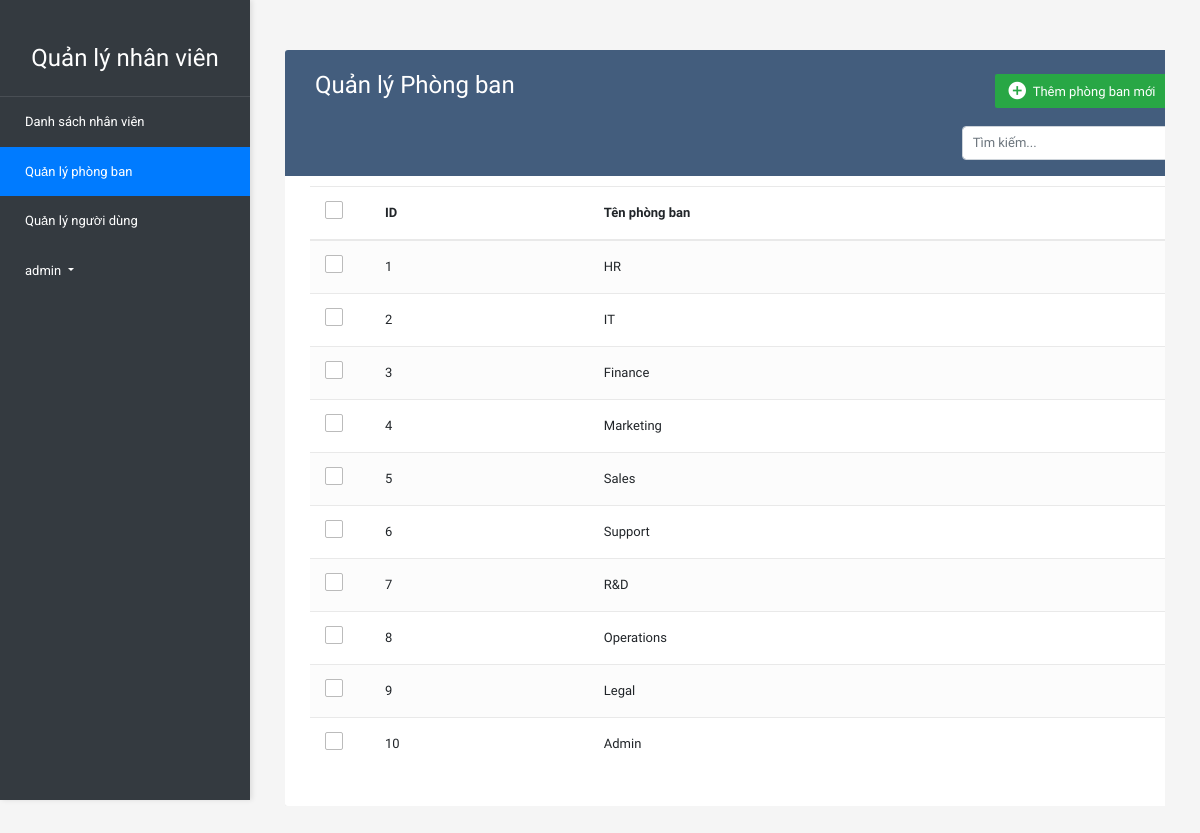
/Department/departments.php (signed in), run on the app's committed database.
### tables this page shows
CREATE TABLE `departments` (
  `id` int(11) NOT NULL,
  `name` varchar(100) NOT NULL,
  `location` varchar(255) DEFAULT NULL
);

### Department/departments.php (the view, shortened to what this page needs)
<?php
require_once '../db_connect.php';
$search = isset($_GET['search']) ? $_GET['search'] : '';
$sql = "SELECT * FROM departments";
$stmt = $conn->prepare($sql);
$stmt->execute();
?>
<!DOCTYPE html>
<html lang="en">
<head>
    <link rel="stylesheet" href="https://stackpath.bootstrapcdn.com/bootstrap/4.5.0/css/bootstrap.min.css">
    <link rel="stylesheet" href="https://maxcdn.bootstrapcdn.com/font-awesome/4.7.0/css/font-awesome.min.css">
    <link rel="stylesheet" href="../style2.css">
</head>
<body>
<div class="sidebar">
    <div class="sidebar-brand">Quản lý nhân viên</div>
    <ul class="nav flex-column">
        <li class="nav-item">
            <a class="nav-link<?php echo basename($_SERVER['PHP_SELF']) == 'dashboard.php' ? ' active' : ''; ?>" href="<?php echo BASE_URL; ?>Employee/dashboard.php">Danh sách nhân viên</a>
        </li>
        <?php if ($_SESSION['role'] == 'admin') { ?>
        <li class="nav-item">
            <a class="nav-link<?php echo basename($_SERVER['PHP_SELF']) == 'departments.php' ? ' active' : ''; ?>" href="<?php echo BASE_URL; ?>Department/departments.php">Quản lý phòng ban</a>
        </li>
        <li class="nav-item">
            <a class="nav-link<?php echo basename($_SERVER['PHP_SELF']) == 'users.php' ? ' active' : ''; ?>" href="<?php echo BASE_URL; ?>User/users.php">Quản lý người dùng</a>
        </li>
        <?php } ?>
        <li class="nav-item mt-auto">
            <a class="nav-link dropdown-toggle" href="#" id="userDropdown" data-toggle="dropdown">
                <?php echo $_SESSION['username']; ?>
            </a>
        </li>
    </ul>
</div>
<div class="content">
    <div class="container-xl">
        <div class="table-responsive">
            <div class="table-wrapper">
                <div class="table-title">
                    <div class="row">
                        <div class="col-sm-6">
                            <h2>Quản lý Phòng ban</h2>
                        </div>
                        <?php if ($_SESSION['role'] == 'admin') { ?>
                        <div class="col-sm-6">
                            <div class="btn-group">
                                <a href="#addDepartmentModal" class="btn btn-success" data-toggle="modal"><i class="material-icons"></i> <span>Thêm phòng ban mới</span></a>
                            </div>
                        </div>
                        <?php } ?>
                    </div>
                    <div class="row search-form justify-content-end">
                        <div class="col-sm-4">
                            <form method="GET" action="">
                                <div class="input-group">
                                    <input type="text" name="search" class="form-control" placeholder="Tìm kiếm..." value="<?php echo htmlspecialchars($search); ?>">
                                </div>
                            </form>
                        </div>
                    </div>
                </div>
                <form id="deleteForm" method="POST">
                <table class="table table-striped table-hover">
                    <thead>
                        <tr>
                            <?php if ($_SESSION['role'] == 'admin') { ?>
                            <th>
                                <span class="custom-checkbox">
                                    <label for="selectAll"></label>
                                </span>
                            </th>
                            <?php } ?>
                            <th>ID</th>
                            <th>Tên phòng ban</th>
                            <?php if ($_SESSION['role'] == 'admin') { ?>
                            <th>Hành động</th>
                            <?php } ?>
                        </tr>
                    </thead>
                    <tbody>
                        <?php
                        while ($row = $stmt->fetch(PDO::FETCH_ASSOC)) {
                            echo "<tr>";
                            if ($_SESSION['role'] == 'admin') {
                                echo "<td>
                                    <span class='custom-checkbox'>
                                        <input type='checkbox' name='options[]' value='{$row['id']}'>
                                        <label></label>
                                    </span>
                                </td>";
                            }
                            echo "<td>{$row['id']}</td>";
                            echo "<td>{$row['name']}</td>";
                            if ($_SESSION['role'] == 'admin') {
                                echo "<td>
                                    <a href='#editDepartmentModal' class='edit' data-toggle='modal' data-id='{$row['id']}'><i class='material-icons' data-toggle='tooltip' title='Sửa'></i></a>
                                    <a href='./delete_department.php?id={$row['id']}' class='delete' onclick='return confirm(\"Bạn có chắc muốn xóa?\")'><i class='material-icons' data-toggle='tooltip' title='Xóa'></i></a>
                                </td>";
                            }
                            echo "</tr>";
                        }
                        ?>
                    </tbody>
                </table>
                </form>
            </div>
        </div>
    </div>
</div>
</body>
</html>

### style2.css (style rules this page uses)
body { color: #566787; background: #f5f5f5; font-family: 'Varela Round', sans-serif; font-size: 13px; }
.table-responsive { margin: 30px 0; }
.table-wrapper { background: #fff; padding: 20px 25px; border-radius: 3px; min-width: 1000px; box-shadow: 0 1px 1px rgba(0,0,0,.05); }
.table-title { padding-bottom: 15px; background: #435d7d; color: #fff; padding: 16px 30px; min-width: 100%; margin: -20px -25px 10px; border-radius: 3px 3px 0 0; }
.table-title h2 { margin: 5px 0 0; font-size: 24px; }
.table-title .btn-group { float: right; }
.table-title .btn-group a { margin: 8px 8px 8px 8px; float: right; }
.table-title .btn { color: #fff; float: right; font-size: 13px; border: none; min-width: 50px; border-radius: 2px; border: none; outline: none !important; margin-left: 10px; }
.table-title .btn i { float: left; font-size: 21px; margin-right: 5px; }
.table-title .btn span { float: left; margin-top: 2px; }
table.table tr th, table.table tr td { border-color: #e9e9e9; padding: 12px 15px; vertical-align: middle; }
table.table tr th:first-child { width: 60px; }
table.table tr th:last-child { width: 100px; }
table.table-striped tbody tr:nth-of-type(odd) { background-color: #fcfcfc; }
.custom-checkbox { position: relative; }
.custom-checkbox label:before { width: 18px; height: 18px; }
.custom-checkbox label:before { content: ''; margin-right: 10px; display: inline-block; vertical-align: text-top; background: white; border: 1px solid #bbb; border-radius: 2px; box-sizing: border-box; z-index: 2; }

### Department/departments.php (style rules this page uses)
.sidebar { height: 100vh; width: 250px; position: fixed; top: 0; left: 0; background-color: #343a40; padding-top: 20px; box-shadow: 2px 0 5px rgba(0,0,0,0.1); }
.sidebar .nav-link { color: #fff; padding: 15px 25px; font-family: 'Roboto', sans-serif; }
.sidebar .nav-link.active { background-color: #007bff; }
.sidebar .sidebar-brand { color: #fff; font-size: 1.5rem; font-family: 'Varela Round', sans-serif; padding: 20px 25px; text-align: center; border-bottom: 1px solid rgba(255,255,255,0.1); }
.content { margin-left: 250px; padding: 20px; }
.search-form { margin-top: 10px; }
.search-form .form-control { font-size: 13px; padding: 5px 10px; height: 34px; }

### data on the page
departments: id "1", name "HR"
departments: id "2", name "IT"
departments: id "3", name "Finance"
departments: id "4", name "Marketing"
departments: id "5", name "Sales"
departments: id "6", name "Support"
departments: id "7", name "R&D"
departments: id "8", name "Operations"
departments: id "9", name "Legal"
departments: id "10", name "Admin"

### other printed values
$_SESSION['username'] "admin"
